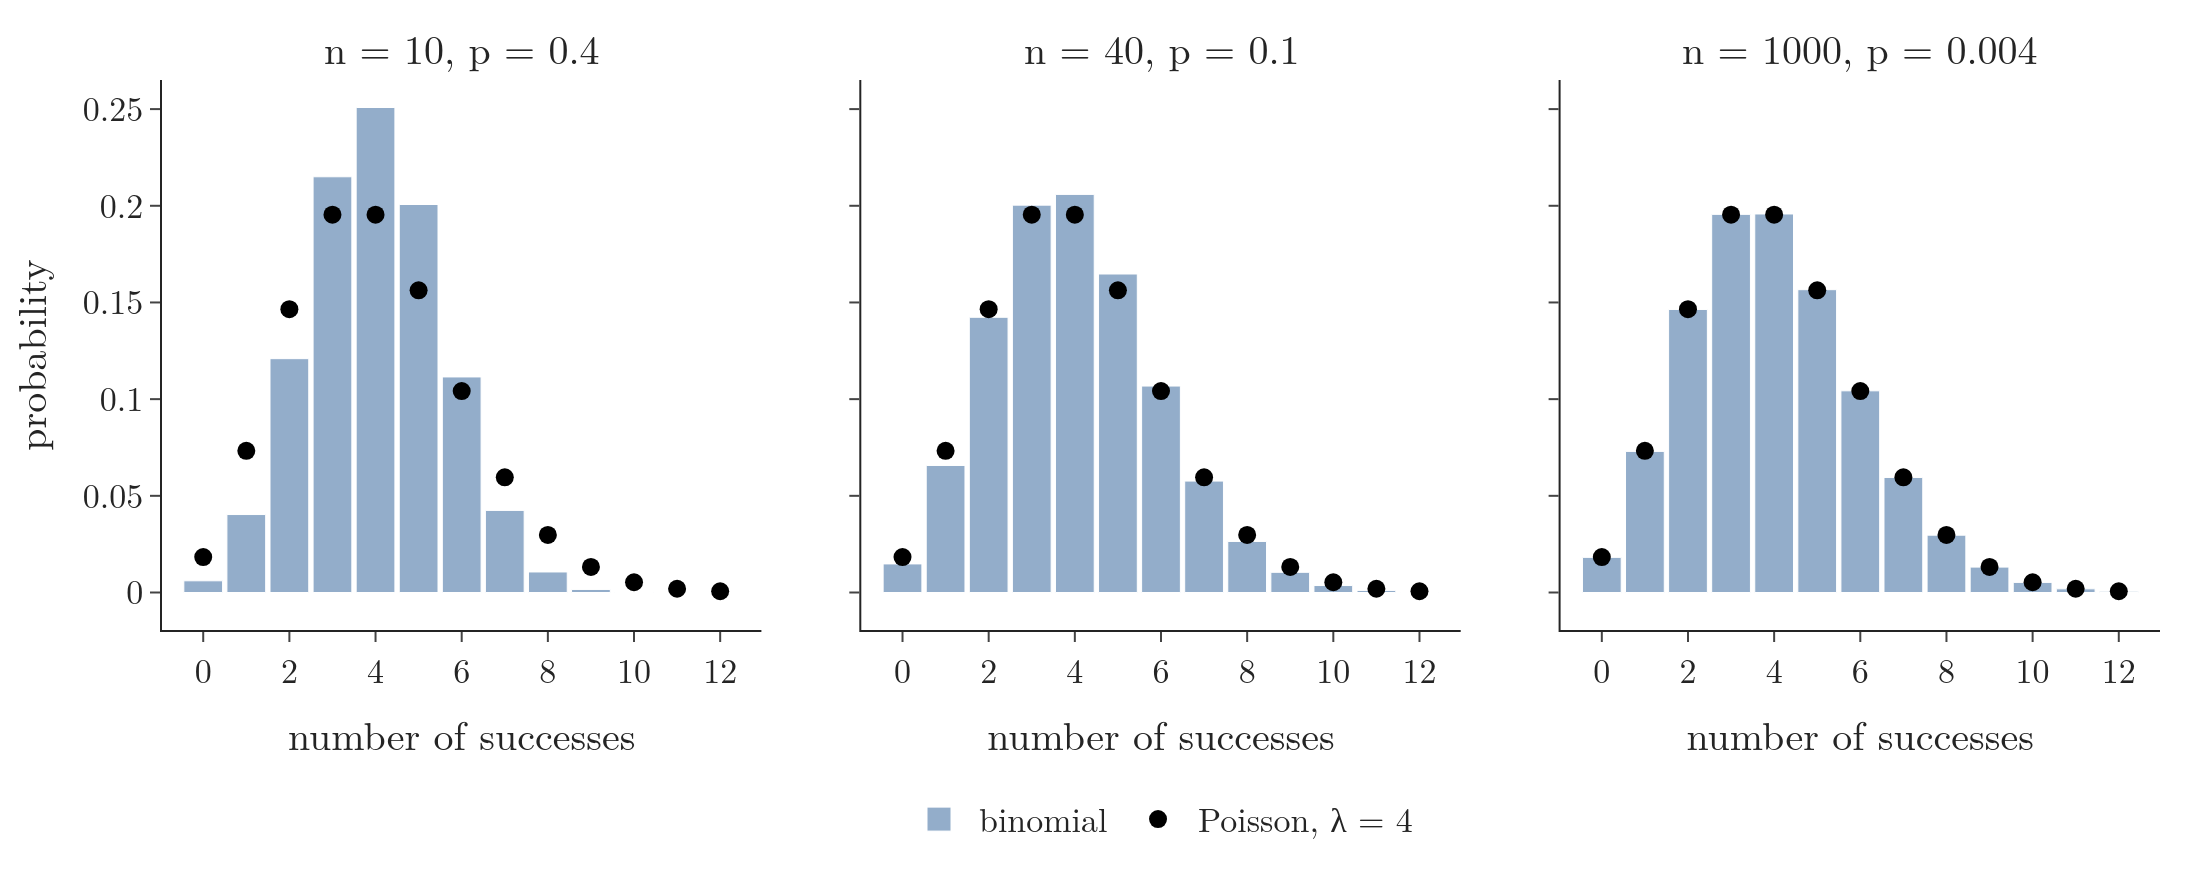

Generate this figure with Python:
"""Binomial PMFs (bars) with n * p = 4 against the Poisson PMF with lambda = 4 (dots): as n grows and p shrinks,
the binomial bars settle onto the Poisson dots."""
from pathlib import Path
import numpy as np
from plotly.subplots import make_subplots
from scipy import stats

here = Path(__file__).parent
CASES = [(10, 0.4), (40, 0.1), (1000, 0.004)]
y = np.arange(0, 13)
fig = make_subplots(rows=1, cols=3, shared_yaxes=True, horizontal_spacing=0.05,
                    subplot_titles=[f"n = {n}, p = {p}" for n, p in CASES])
for i, (n, p) in enumerate(CASES, start=1):
    fig.add_bar(x=y, y=stats.binom.pmf(y, n, p), marker_color="#4C78A8", opacity=0.6, name="binomial",
                showlegend=(i == 1), row=1, col=i)
    fig.add_scatter(x=y, y=stats.poisson.pmf(y, 4), mode="markers", marker=dict(color="black", size=9),
                    name="Poisson, λ = 4", showlegend=(i == 1), row=1, col=i)
    fig.update_xaxes(tickvals=list(range(0, 13, 2)), title_text="number of successes", row=1, col=i)
fig.update_yaxes(title_text="probability", row=1, col=1)
fig.update_annotations(font_size=20)
fig.update_layout(template="simple_white", width=1100, height=440, bargap=0.1,
                  legend=dict(orientation="h", x=0.5, xanchor="center", y=-0.28),
                  font=dict(family="Latin Modern Roman", size=17), margin=dict(l=70, r=20, t=40, b=40))
fig.write_image(here / "binomial_to_poisson.png", scale=2)
fig.write_image(here / "binomial_to_poisson.pdf")
